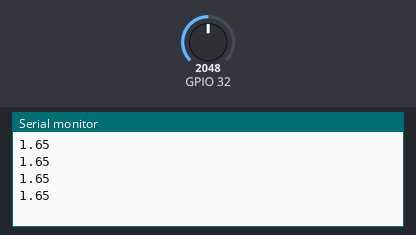
The sketch below on a simulated ESP32. On the bench: the last lines printed to the serial monitor. Inputs (shaded band) come from the test bench; at power-on: GPIO 32 = 2048.

Above: at 2.2 s.
2.3 s: GPIO 32 set to 2866
At 2.71 s:
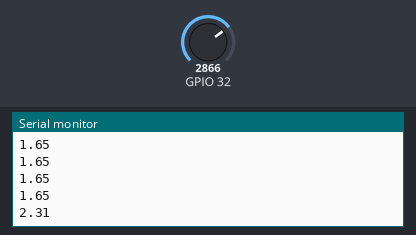
3.8 s: GPIO 32 set to 3603
At 3.91 s:
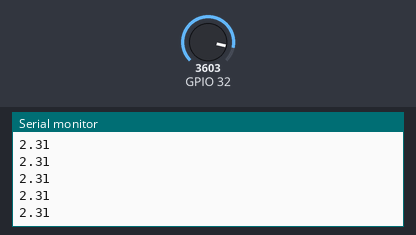
Timing chart, 0 to 6.8 s (numbered marks = the images above; inputs shaded):
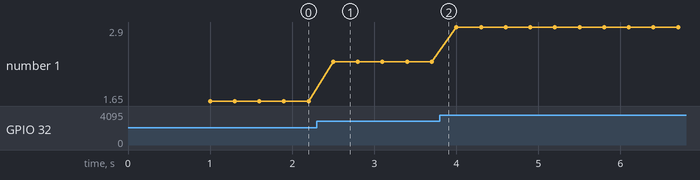

Measured:
- after the input at 2.3 s, the serial monitor: prints a new line after 0.20 s (image 1)
- plotted number 1: 1.65 → 2.31 after the input at 2.3 s, 2.31 → 2.9 after the input at 3.8 s

The sketch:

ph_calib.ino
```cpp
void setup() {
  // initialize serial communication at 115200 bits per second for ESP32:
  Serial.begin(115200);
  // allow time for the Serial monitor to start
  delay(1000);
}

// the loop routine runs over and over showing the voltage on A0
void loop() {
  // read the input on analog pin 0 (use GPIO 36 for A1 on ESP32):
  int sensorValue = analogRead(32); // A1 on ESP32 is GPIO 36

  // Convert the analog reading (0 - 4095) to a voltage (0 - 3.3V):
  float voltage = sensorValue * (3.3 / 4095.0);

  // print out the value you read:
  Serial.println(voltage);

  delay(300);
}
```
